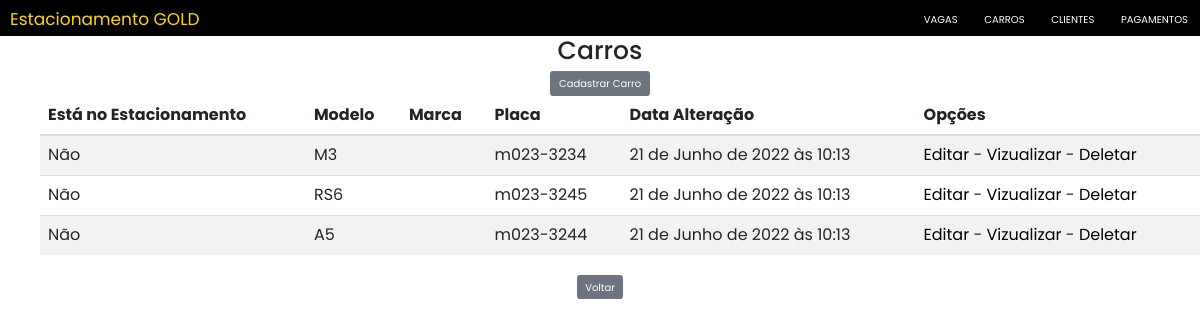
Page /carros/ on the committed database.
### mainCarros/models.py (models this page shows, shortened)
class Carro(models.Model):
    modelo = models.CharField(max_length=20)
    marca = EnumChoiceField(EnumMarcas)
    cor = models.CharField(max_length=20)
    ano = models.IntegerField()
    placa = models.CharField(max_length=15, unique=True)
    proprietario = models.ForeignKey(Cliente, on_delete=models.CASCADE)
    dataHoraCadastro = models.DateTimeField(
        auto_now_add=True, editable=False, verbose_name="Data e Hora Cadastro")
    dataHoraAlteracao = models.DateTimeField(
        auto_now=True, editable=False, verbose_name="Data e Hora Alteração")
    ocupandoVaga = models.BooleanField(default=False, editable=False)

### mainCarros/views.py (the view)
# urls.py: path("", views.CarroList.as_view(), name="list"),
class CarroList(ListView):
    model = Carro
    fields = '__all__'

### mainCarros/templates/mainCarros/carro_list.html (shortened to what this page needs)
{% extends 'Estacionamento/base.html' %}
{% load static %}
{% block titleBody %}Carros{% endblock %}
{% block content %}
    <div style="text-align: center">
        <a href="{% url 'mainCarros:create' %}"><input type="submit" class="btn btn-secondary" value="Cadastrar Carro" /></a>
    </div>
    <ul>
        <div class="table-responsive" style="margin-right: 2%">
            <table class="table table-striped" id="listar-carros">
                <thead>
                    <tr>
                        <th>Está no Estacionamento</th>
                        <th>Modelo</th>
                        <th>Marca</th>
                        <th>Placa</th>
                        <th>Data Alteração</th>
                        <th>Opções</th>
                    </tr>
                </thead>
                <tbody>
                    {% for carro in carro_list %}
                        <tr>
                            {% if carro.ocupandoVaga == True %}
                                <td>Sim</td>
                            {% else %}
                                <td>Não</td>
                            {% endif %}
                            <td>{{carro.modelo}}</td>
                            <td>{{carro.marca.value}}</td>
                            <td>{{carro.placa}}</td>
                            <td>{{carro.dataHoraAlteracao}}</td>
                            <td>  <a style="color:black" href="{% url 'mainCarros:update' pk=carro.id %}" title="Editar Carro">Editar</a>
                                - <a style="color:black" href="{% url 'mainCarros:detail' pk=carro.id %}" title="Vizualizar Carro">Vizualizar</a>
                                - <a style="color:black" href="{% url 'mainCarros:delete' pk=carro.id %}" title="Deletar Carro">Deletar</a></td>
                        </tr>
                    {% empty %}
                        <tr>
                            <td colspan="6">Nenhum carro registrado.</td>
                        <tr>
                    {% endfor %}
                </tbody>
            </table>
        </div>
    </ul>
    <div style="text-align: center">
        <a href="{% url 'Estacionamento:main' %}"><input type="submit" class="btn btn-secondary" value="Voltar" /></a>
    </div>
{% endblock %}

### Estacionamento/static/index.css (style rules this page uses)
body { font-family: "Poppins", sans-serif; }

### rows in the picture
Carro: ocupandoVaga "Não", modelo "M3", placa "m023-3234", dataHoraAlteracao "21 de Junho de 2022 às 10:13"
Carro: ocupandoVaga "Não", modelo "RS6", placa "m023-3245", dataHoraAlteracao "21 de Junho de 2022 às 10:13"
Carro: ocupandoVaga "Não", modelo "A5", placa "m023-3244", dataHoraAlteracao "21 de Junho de 2022 às 10:13"
